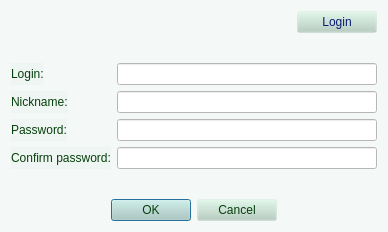
<?xml version="1.0" encoding="UTF-8"?>
<ui version="4.0">
 <class>RegistrationForm</class>
 <widget class="QWidget" name="RegistrationForm">
  <property name="geometry">
   <rect>
    <x>0</x>
    <y>0</y>
    <width>388</width>
    <height>232</height>
   </rect>
  </property>
  <property name="windowTitle">
   <string>Form</string>
  </property>
  <property name="styleSheet">
   <string notr="true">color: rgb(6, 64, 13);
background-color: rgba(182, 207, 193, 20);</string>
  </property>
  <layout class="QVBoxLayout" name="verticalLayout">
   <item>
    <layout class="QHBoxLayout" name="horizontalLayout">
     <item>
      <spacer name="horizontalSpacer_3">
       <property name="orientation">
        <enum>Qt::Horizontal</enum>
       </property>
       <property name="sizeHint" stdset="0">
        <size>
         <width>40</width>
         <height>20</height>
        </size>
       </property>
      </spacer>
     </item>
     <item>
      <widget class="QPushButton" name="loginButton">
       <property name="styleSheet">
        <string notr="true">color: rgb(7, 27, 115);
font: 25 italic 9pt &quot;Ubuntu&quot;;</string>
       </property>
       <property name="text">
        <string>Login</string>
       </property>
      </widget>
     </item>
    </layout>
   </item>
   <item>
    <spacer name="verticalSpacer_2">
     <property name="orientation">
      <enum>Qt::Vertical</enum>
     </property>
     <property name="sizeHint" stdset="0">
      <size>
       <width>20</width>
       <height>1</height>
      </size>
     </property>
    </spacer>
   </item>
   <item>
    <layout class="QFormLayout" name="formLayout">
     <item row="1" column="0">
      <widget class="QLabel" name="label">
       <property name="text">
        <string>Login:</string>
       </property>
      </widget>
     </item>
     <item row="1" column="1">
      <widget class="QLineEdit" name="loginEdit">
       <property name="styleSheet">
        <string notr="true">color: rgb(0, 0, 0);
background-color: rgb(255, 255, 255);</string>
       </property>
      </widget>
     </item>
     <item row="3" column="0">
      <widget class="QLabel" name="label_4">
       <property name="text">
        <string>Nickname:</string>
       </property>
      </widget>
     </item>
     <item row="3" column="1">
      <widget class="QLineEdit" name="nameEdit">
       <property name="styleSheet">
        <string notr="true">color: rgb(0, 0, 0);
background-color: rgb(255, 255, 255);</string>
       </property>
       <property name="echoMode">
        <enum>QLineEdit::Password</enum>
       </property>
      </widget>
     </item>
     <item row="5" column="0">
      <widget class="QLabel" name="label_2">
       <property name="text">
        <string>Password:</string>
       </property>
      </widget>
     </item>
     <item row="5" column="1">
      <widget class="QLineEdit" name="passwordEdit">
       <property name="styleSheet">
        <string notr="true">color: rgb(0, 0, 0);
background-color: rgb(255, 255, 255);</string>
       </property>
       <property name="echoMode">
        <enum>QLineEdit::Password</enum>
       </property>
      </widget>
     </item>
     <item row="6" column="0">
      <widget class="QLabel" name="label_3">
       <property name="text">
        <string>Confirm password:</string>
       </property>
      </widget>
     </item>
     <item row="6" column="1">
      <widget class="QLineEdit" name="passwordConfirmEdit">
       <property name="styleSheet">
        <string notr="true">color: rgb(0, 0, 0);
background-color: rgb(255, 255, 255);</string>
       </property>
       <property name="echoMode">
        <enum>QLineEdit::Password</enum>
       </property>
      </widget>
     </item>
    </layout>
   </item>
   <item>
    <spacer name="verticalSpacer">
     <property name="orientation">
      <enum>Qt::Vertical</enum>
     </property>
     <property name="sizeHint" stdset="0">
      <size>
       <width>20</width>
       <height>15</height>
      </size>
     </property>
    </spacer>
   </item>
   <item>
    <layout class="QHBoxLayout" name="horizontalLayout_2">
     <item>
      <spacer name="horizontalSpacer_2">
       <property name="orientation">
        <enum>Qt::Horizontal</enum>
       </property>
       <property name="sizeHint" stdset="0">
        <size>
         <width>48</width>
         <height>20</height>
        </size>
       </property>
      </spacer>
     </item>
     <item>
      <widget class="QDialogButtonBox" name="buttonBox">
       <property name="standardButtons">
        <set>QDialogButtonBox::Cancel|QDialogButtonBox::Ok</set>
       </property>
      </widget>
     </item>
     <item>
      <spacer name="horizontalSpacer">
       <property name="orientation">
        <enum>Qt::Horizontal</enum>
       </property>
       <property name="sizeHint" stdset="0">
        <size>
         <width>48</width>
         <height>20</height>
        </size>
       </property>
      </spacer>
     </item>
    </layout>
   </item>
  </layout>
 </widget>
 <resources/>
 <connections/>
</ui>
